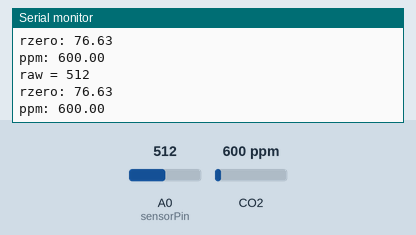
Bench run of a sketch on a simulated Arduino Uno, built with avr-gcc and run on an emulated ATmega328P. Parts: the last lines printed to the serial monitor. The test bench sets the inputs (shaded band); at power-on: CO2 600 ppm, A0 (sensorPin) = 512.

Above: at 5.8 s.
5.9 s: CO2 set to 452 ppm
At 11.4 s:
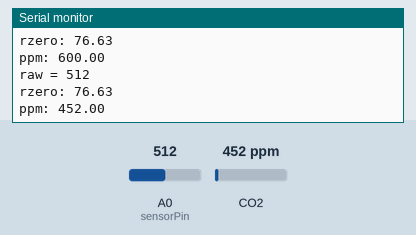
11.9 s: A0 (sensorPin) set to 716
At 16.5 s:
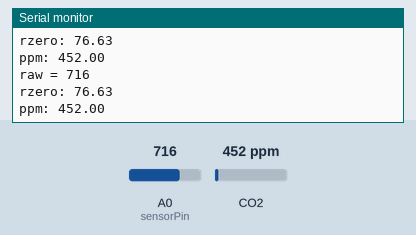
17.9 s: CO2 set to 1050 ppm
At 21.5 s:
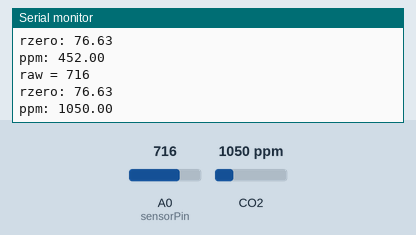
23.9 s: A0 (sensorPin) set to 900
At 25.4 s:
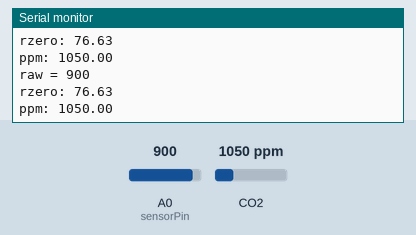
Timing chart, 0 to 26.9 s (numbered marks = the images above; inputs shaded):
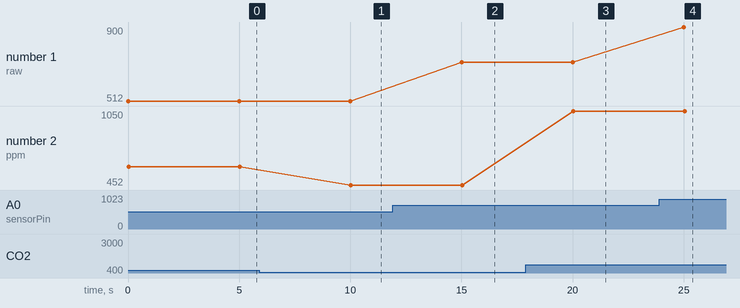

The sketch:

MQ135_test.ino
```cpp
#include <MQ135.h>

// The load resistance on the board https://hackaday.io/project/3475-sniffing-trinket/log/12363-mq135-arduino-library https://blog.robberg.net/mq-135-arduino/
#define RLOAD 22.0
// Calibration resistance at atmospheric CO2 level
#define RZERO 879.13
#include "MQ135.h"
int sensorPin = A0;

MQ135 gasSensor = MQ135(sensorPin);
int val;
int sensorValue = 0;
void setup() {
  Serial.begin(9600);
  pinMode(sensorPin, INPUT);
}

void loop() {
  val = analogRead(sensorPin);
  Serial.print ("raw = ");
  Serial.println (val);
  float zero = gasSensor.getRZero();
  Serial.print ("rzero: ");
  Serial.println (zero);
  float ppm = gasSensor.getPPM();
  Serial.print ("ppm: ");
  Serial.println (ppm);
  delay(5000);
}
```

Measured:
- after the input at 5.9 s, the serial monitor: prints a new line after 4.1 s (image 1)
- after the input at 11.9 s, the serial monitor: prints a new line after 3.1 s (image 2)
- after the input at 17.9 s, the serial monitor: prints a new line after 2.1 s (image 3)
- after the input at 23.9 s, the serial monitor: prints a new line after 1.1 s (image 4)
- plotted number 1: 512 → 716 after the input at 11.9 s, 716 → 900 after the input at 23.9 s
- plotted number 2: 600 → 452 after the input at 5.9 s, 452 → 1050 after the input at 17.9 s
